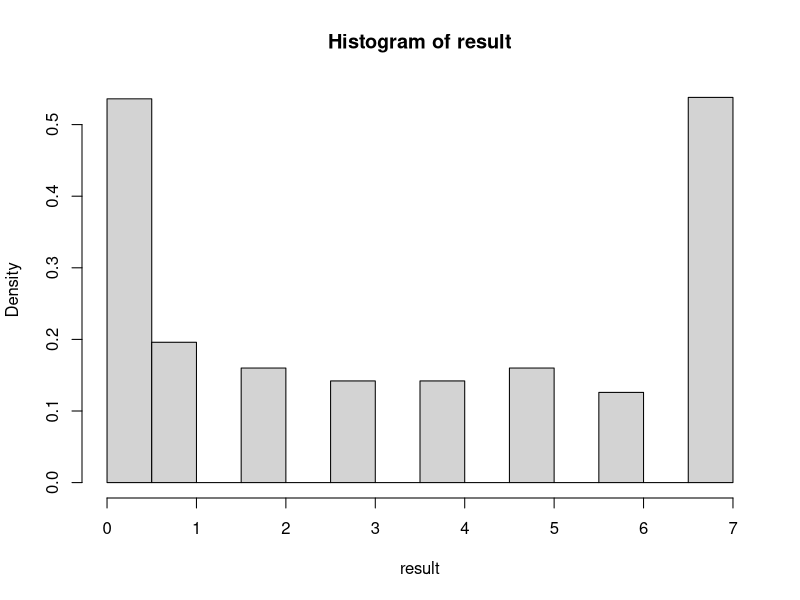

Recreate this plot in R.
# Problem 1

# (a) 

# This function updates a single state
update_inner <- function(state, beta){
  if (state != 0 && state != 7){
    state <- sample(c(0, 7), 1, prob = c(0.5,0.5))
  } else {
    p1 <- 0.5 * (1 - 3*exp(-4*beta))
    p2 <- 0.5 *exp(-4*beta)
    
    state <- sample((0:7), 1, prob = c(p1, p2, p2, p2, p2, p2, p2, p1))
  }
  return(state)
}

# This function applies the update to a vector of states
update <- function(state, beta){
  return(sapply(state, update_inner, beta))
}

beta = 1/3
p1 <- 0.5 * (1 - 3*exp(-4*beta))
p2 <- 0.5 *exp(-4*beta)

probs <- c(p1, p2, p2, p2, p2, p2, p2, p1)

# This function runs 
run <- function(m, t, beta) {
  states <- rep(7, m)
  for (i in seq_len(t)){
    states <- update(states, beta)
  }
  return(states)
}

result <- run(1000, 1000, 1/3)
hist(result, prob = TRUE)

# (b) 
# The exact boltzmann probabilities are given by (1/Z) * exp(-E_u/beta)

# Let us first calculate Z
Z <- 2 * exp(3/beta) + 6 * exp(-1/beta)

p_ground <- exp(3 / beta)
p_higher <- exp(-1 / beta)

exact <- 1/Z * c(p_ground, p_higher, p_higher, p_higher, p_higher, p_higher, p_higher, p_ground)

#plot(exact)



